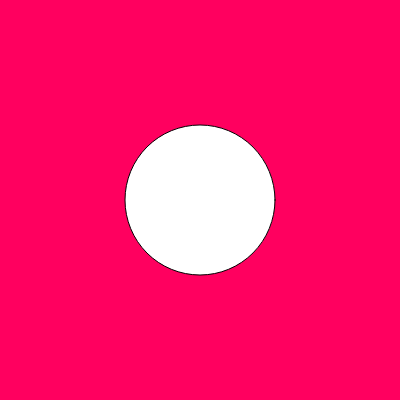
Frame 1 (no input)
Frame 60 (no input): identical to frame 1, image omitted
Frame 120 (the mouse pressed at the canvas centre since frame 60): identical to frame 1, image omitted

The p5.js sketch that drew this single still picture (run headless with seeded random() and noise() and a simulated clock; from frame 60 on, the mouse is pressed at the canvas centre):

// p5.js sketch
// ── sketch.js
function setup() {
  // put setup code here
    createCanvas(400, 400);
    print("setup function!");
}

function draw() {
  // put drawing code here
    background(255, 0, 95);
    ellipse(200, 200, 150, 150);
    //console.log("draw function!"); // console.log = print
    //console.log(frameCount); // console.log = print
}
